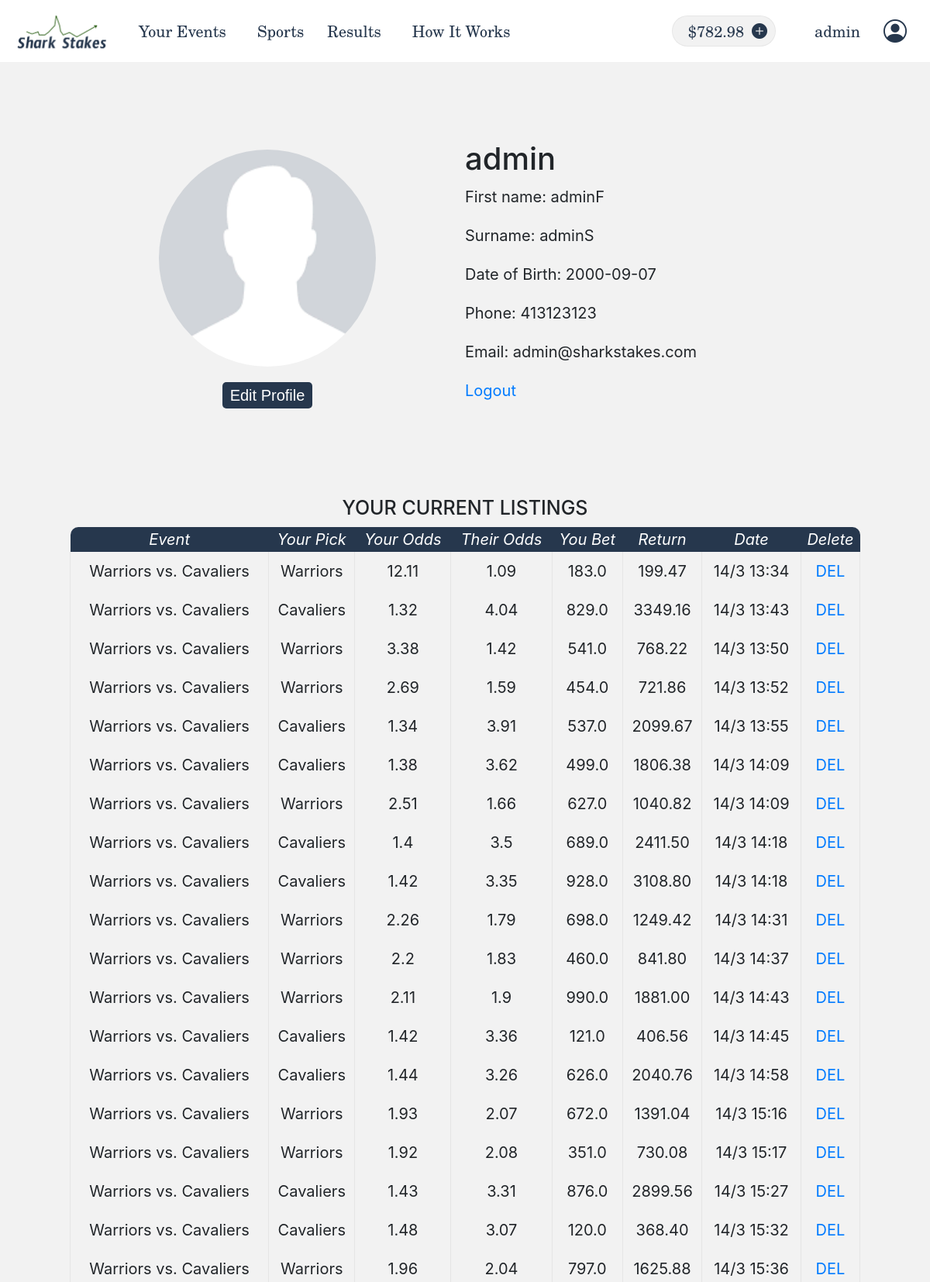
Page /user (signed in, upper part) on the committed database.
### app/models.py (models this page shows, shortened)
class User(UserMixin, db.Model):
    id = db.Column(db.Integer, primary_key=True)
    username = db.Column(db.String(64), unique=True, index=True)
    firstname = db.Column(db.String(64))
    surname = db.Column(db.String(64))
    dob = db.Column(db.Date)
    address = db.Column(db.String(128))
    country = db.Column(db.String(64))
    state = db.Column(db.String(64))
    postcode = db.Column(db.Integer)
    phone = db.Column(db.Integer)
    email = db.Column(db.String(128), unique=True, index=True)
    balance = db.Column(db.Float)
    password_hash = db.Column(db.String(128))

class Listing(db.Model):
    id = db.Column(db.Integer, primary_key=True)
    event_id = db.Column(db.Integer, db.ForeignKey('event.id'))
    odds = db.Column(db.Float)
    listers_odds = db.Column(db.Float)
    amount = db.Column(db.Float)
    user_return = db.Column(db.Float)
    option_id = db.Column(db.Integer, db.ForeignKey('option.id'))
    user_id = db.Column(db.Integer, db.ForeignKey('user.id'))
    matched = db.Column(db.Boolean)
    datetime = db.Column(db.DateTime, default=datetime.utcnow)

### app/routes.py (the view)
@app.route('/user', methods=['GET', 'POST'])
@login_required
def user():
    user_listings = Listing.query.filter(Listing.user_id==current_user.id).order_by(Listing.datetime.asc()).all()
    for listing in user_listings:
        event = Event.query.filter(Event.id==listing.event_id).first()
        listing.event = event.title
        option = Option.query.filter(Option.id==listing.option_id).first()
        listing.pick = option.pick
        listing.daymonth = str(listing.datetime.day) + '/' + str(listing.datetime.month) + " " + str(listing.datetime.hour) + ":" + str(listing.datetime.minute).zfill(2)
    return render_template('user.html', listings=user_listings)

### app/models.py (called while the page is built)
@login.user_loader
def load_user(id):
    return User.query.get(int(id))

### app/templates/user.html (shortened to what this page needs)
{% extends "base.html" %}
{% block content %}
    <div class="user-main">
        <div id="user-image">
            <img src="{{ url_for('static', filename='assets/temp_user.png') }}" alt="User Profile Image">
            <button>Edit Profile</button>
        </div>
        <div id="user-details">
            <h2>{{ current_user.username }}</h2>
            <p>First name: {{ current_user.firstname }}</p>
            <p>Surname: {{ current_user.surname }}</p>
            <p>Date of Birth: {{ current_user.dob }}</p>
            <p>Phone: {{ current_user.phone }}</p>
            <p>Email: {{current_user.email }}</p>
            <p><a href={{ url_for('logout') }}>Logout</a></p>
        </div>
        <div id="user-listings">
            <h5>YOUR CURRENT LISTINGS</h5>
            <table class="sortable listingTable">
                <thead>
                    <tr>
                        <th>Event</th>
                        <th>Your Pick</th>
                        <th>Your Odds</th>
                        <th>Their Odds</th>
                        <th>You Bet</th>
                        <th>Return</th>
                        <th>Date</th>
                        <th>Delete</th>
                    </tr>
                </thead>
                <tbody>
                    {% if listings is defined and listings|length > 0 %}
                        {% for listing in listings %}
                            <tr>
                                <td>{{listing.event}}</td>
                                <td>{{listing.pick}}</td>
                                <td>{{listing.listers_odds}}</td>
                                <td>{{listing.odds}}</td>
                                <td>{{listing.amount}}</td>
                                <td>{{'%.02f' | format(listing.user_return | float)}}</td>
                                <td>{{listing.daymonth}}</td>
                                <td><a href="#">DEL</a></td>
                            </tr>
                        {% endfor %}
                    {% else %}
                        <tr>
                            <td colspan="100%">No listings found.</td>
                        </tr>
                    {% endif %}
                </tbody>
            </table>
        </div>
    </div>
{% endblock %}

### app/templates/base.html (shortened to what this page needs)
<!DOCTYPE html>
<html>
    <head lang="en">
        <link rel="stylesheet" href="https://cdn.jsdelivr.net/npm/bootstrap@4.6.0/dist/css/bootstrap.min.css">
        <link rel="stylesheet" href="{{ url_for('static', filename='main.css') }}">
        <link rel="stylesheet" href="https://cdn.jsdelivr.net/npm/bootstrap-icons@1.4.1/font/bootstrap-icons.css">
    </head>
    <body>
        <div class="header">
            <div class="header-left">
                <img src="{{ url_for('static', filename='assets/logo1.png') }}" alt="Shark Stakes LLC" onclick="toHome()">
                <p><a href={{ url_for('index') }}></a>Your Events</a></p>
                <p><a href={{ url_for('index') }}></a>Sports</a></p>
                <p><a href={{ url_for('results') }}>Results</a></p>
                <p><a href={{ url_for('about') }}>How It Works</a></p>
            </div>
            <div class="header-middle">
            </div>
            {% if not current_user.is_authenticated %}
                <div class="header-right">
                    <p><a href={{ url_for('login') }}>Login/Register</a></p>
                    <a href={{ url_for('login') }}> <i class="bi bi-person-circle"></i></a>
                </div>
            {% else %}
                <div class="header-right">
                    <a href={{ url_for('bank') }}>
                        <div id="balance">
                            <span>
                                <div>${{current_user.balance}}</div>
                                <i class="bi bi-plus-circle-fill"></i>
                            </span>
                        </div>
                    </a>
                    <div class="header-user">
                        <p class="header-user-element"><a href={{ url_for('user') }}>{{current_user.username}}</a></p>
                        <a href={{ url_for('user') }}> <i class="bi bi-person-circle header-user-element"></i></a>
                    </div>
                </div>
            {% endif %}
        </div>
        <div class="content">
            {% block content %}{% endblock %}
        </div>
    </body>
</html>

### app/static/main.css (style rules this page uses)
:root { --header_height: 80px; --grey1: rgba(0, 0, 0, 0.05); --grey1hex: "#0000000d"; --grey2: rgba(0, 0, 0, 0.5); --navy1: #26374D; --navy1rgb: rgba(38, 55, 77, 1); --green1: #146E1E; }
html { font-size: 20px; }
body { background-color: white; }
.header { background-color: white; color: var(--navy1); height: var(--header__height); width: 100%; display: grid; grid-template-columns: auto auto auto; grid-template-rows: auto; }
.header * { height: var(--header_height); display: flex; flex-direction: row; padding-left: 10px; padding-right: 10px; line-height: var(--header_height); font-family: 'New Century Schoolbook', 'TeX Gyre Schola', 'serif'; text-decoration: none; color: var(--navy1); }
.header-left { justify-content: flex-start; }
.header-left img { padding-top: 20px; }
.header-middle { justify-content: center; }
.header-right { justify-content: flex-end; }
.header-right i { font-size: 1.5em; text-align: center; padding-right: 0; padding-left: 0; display: flex; align-items: center; }
#balance { display: flex; align-items: center; }
#balance span { background-color: var(--grey1); border-radius: 20px; height: 50%; display: flex; align-items: center; border: 1px solid var(--grey1); }
#balance i { font-size: 1em; }
.content { background-color: var(--grey1); width: 100%; margin-left: auto; margin-right: auto; padding-top: 0; padding-bottom: 20px; min-height: 1500px; text-align: center; }
button { background-color: var(--navy1); border: none; color: white; font-family: 'Arial'; }
table { border: 1px solid var(--grey1); width: 85%; text-align: center; margin: 0 auto; }
table thead { background-color: var(--navy1); color: white; }
table thead tr:first-of-type { border-radius: 10px 10px 0 0; }
table thead tr:first-of-type th:first-of-type { border-radius: 10px 0 0 0; }
table thead tr:first-of-type th:last-of-type { border-radius: 0 10px 0 0; }
table td { border-left: 1px solid var(--grey1); border-right: 1px solid var(--grey1); padding-top: 0.5em; padding-bottom: 0.5em; }
.listingTable th { font-style: italic; font-weight: normal; }
.listingTable { border-top: none; border-right: none; border-left: none; width: 85vw; }
.user-main { display: grid; grid-template-rows: 70vh auto auto; grid-template-columns: 50% 50%; width: 85vw; margin: 0 auto; }
#user-image { width: 100%; grid-column: 1; grid-row: 1; display: flex; flex-direction: column; align-items: center; justify-content: center; }
#user-image img { height: 35vh; width: 35vh; border-radius: 50%; justify-self: center; object-fit: cover; }
#user-image button { margin-top: 20px; border-radius: 5px; padding: 2px 10px; }
#user-details { width: 100%; grid-column: 2; grid-row: 1; text-align: left; display: flex; flex-direction: column; justify-content: center; }
#user-listings { width: 100%; grid-column: 1 / 3; grid-row: 2; }
#user-listings table { min-height: 30vh; }

### rows in the picture
User: balance "782.98", username "admin", firstname "adminF", surname "adminS", dob "2000-09-07", phone "413123123", email "admin@sharkstakes.com"
Listing: event "Warriors vs. Cavaliers", pick "Warriors", listers_odds "12.11", odds "1.09", amount "183.0", user_return "199.47", daymonth "14/3 13:34"
Listing: event "Warriors vs. Cavaliers", pick "Cavaliers", listers_odds "1.32", odds "4.04", amount "829.0", user_return "3349.16", daymonth "14/3 13:43"
Listing: event "Warriors vs. Cavaliers", pick "Warriors", listers_odds "3.38", odds "1.42", amount "541.0", user_return "768.22", daymonth "14/3 13:50"
Listing: event "Warriors vs. Cavaliers", pick "Warriors", listers_odds "2.69", odds "1.59", amount "454.0", user_return "721.86", daymonth "14/3 13:52"
Listing: event "Warriors vs. Cavaliers", pick "Cavaliers", listers_odds "1.34", odds "3.91", amount "537.0", user_return "2099.67", daymonth "14/3 13:55"
Listing: event "Warriors vs. Cavaliers", pick "Cavaliers", listers_odds "1.38", odds "3.62", amount "499.0", user_return "1806.38", daymonth "14/3 14:09"
Listing: event "Warriors vs. Cavaliers", pick "Warriors", listers_odds "2.51", odds "1.66", amount "627.0", user_return "1040.82", daymonth "14/3 14:09"
Listing: event "Warriors vs. Cavaliers", pick "Cavaliers", listers_odds "1.4", odds "3.5", amount "689.0", user_return "2411.50", daymonth "14/3 14:18"
Listing: event "Warriors vs. Cavaliers", pick "Cavaliers", listers_odds "1.42", odds "3.35", amount "928.0", user_return "3108.80", daymonth "14/3 14:18"
Listing: event "Warriors vs. Cavaliers", pick "Warriors", listers_odds "2.26", odds "1.79", amount "698.0", user_return "1249.42", daymonth "14/3 14:31"
Listing: event "Warriors vs. Cavaliers", pick "Warriors", listers_odds "2.2", odds "1.83", amount "460.0", user_return "841.80", daymonth "14/3 14:37"
Listing: event "Warriors vs. Cavaliers", pick "Warriors", listers_odds "2.11", odds "1.9", amount "990.0", user_return "1881.00", daymonth "14/3 14:43"
Listing: event "Warriors vs. Cavaliers", pick "Cavaliers", listers_odds "1.42", odds "3.36", amount "121.0", user_return "406.56", daymonth "14/3 14:45"
Listing: event "Warriors vs. Cavaliers", pick "Cavaliers", listers_odds "1.44", odds "3.26", amount "626.0", user_return "2040.76", daymonth "14/3 14:58"
Listing: event "Warriors vs. Cavaliers", pick "Warriors", listers_odds "1.93", odds "2.07", amount "672.0", user_return "1391.04", daymonth "14/3 15:16"
Listing: event "Warriors vs. Cavaliers", pick "Warriors", listers_odds "1.92", odds "2.08", amount "351.0", user_return "730.08", daymonth "14/3 15:17"
Listing: event "Warriors vs. Cavaliers", pick "Cavaliers", listers_odds "1.43", odds "3.31", amount "876.0", user_return "2899.56", daymonth "14/3 15:27"
Listing: event "Warriors vs. Cavaliers", pick "Cavaliers", listers_odds "1.48", odds "3.07", amount "120.0", user_return "368.40", daymonth "14/3 15:32"
Listing: event "Warriors vs. Cavaliers", pick "Warriors", listers_odds "1.96", odds "2.04", amount "797.0", user_return "1625.88", daymonth "14/3 15:36"
